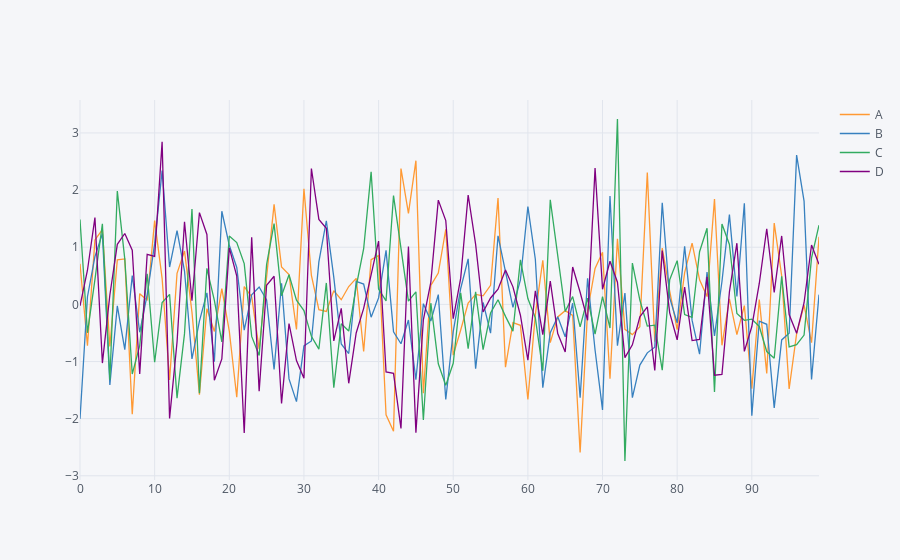

The notebook cell saved with this chart:
### Markdown cell above
## Plotly `.iplot()`

### Code cell
df.iplot()
